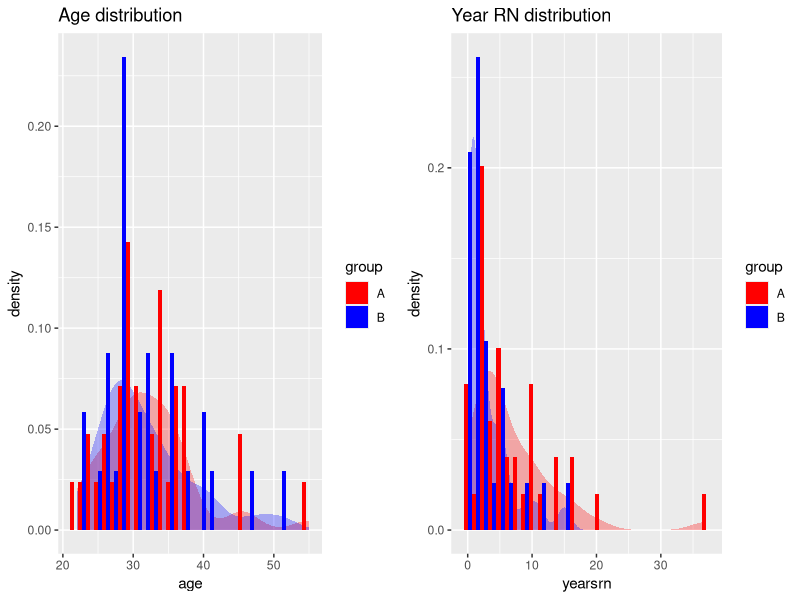
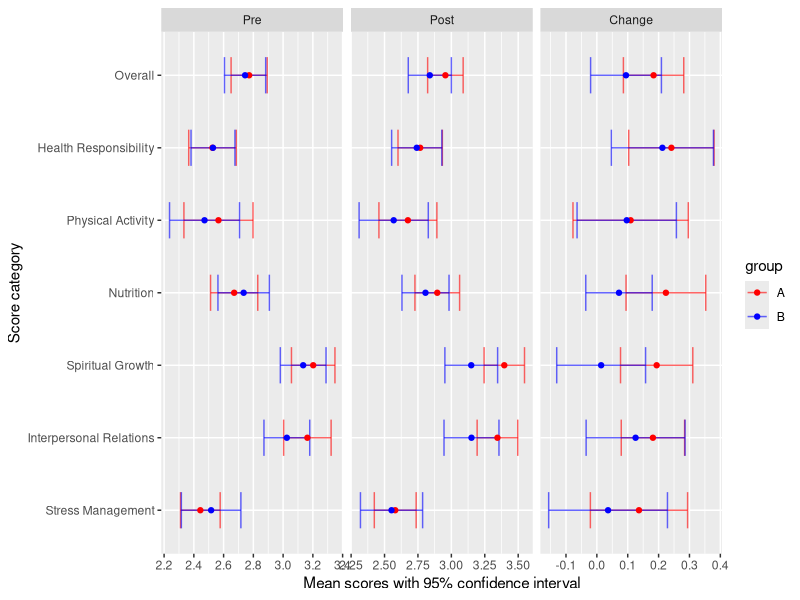

Recreate these plots in R, in order.
## ---- chunk 1
knitr::opts_chunk$set(comment=NA,
                      echo=FALSE, warning=FALSE, message=FALSE)
## ---- chunk 2
require(dplyr, quiet=T, warn=F)
require(tidyr)
require(xtable)
require(knitr)
require(ggplot2)
require(gridExtra)

sc <- read.csv('selfcare_processed.csv')
sc.a <- filter(sc, group=="A")
sc.b <- filter(sc, group=="B")
## ---- chunk 3
m.n <- matrix(c(nrow(sc),nrow(sc.a), nrow(sc.b)), 
            ncol=3, dimnames=list(c("n"), c("Total", "Group A", "Group B")))
m <- rbind(m.n, Female=c(sum(sc$gender=="Female",na.rm=T), sum(sc.a$gender=="Female", na.rm=T),
                     sum(sc.b$gender=="Female", na.rm=T)))
m <- rbind(m, Male=c(sum(sc$gender=="Male",na.rm=T), sum(sc.a$gender=="Male", na.rm=T),
                     sum(sc.b$gender=="Male", na.rm=T)))
m <- rbind(m, "Gender missing"=c(sum(is.na(sc$gender)), sum(is.na(sc.a$gender)),
                     sum(is.na(sc.b$gender))))
m <- rbind(m, White=c(sum(sc$race=="White",na.rm=T), sum(sc.a$race=="White", na.rm=T),
                     sum(sc.b$race=="White", na.rm=T)))
m <- rbind(m, Black=c(sum(sc$race=="Black",na.rm=T), sum(sc.a$race=="Black", na.rm=T),
                     sum(sc.b$race=="Black", na.rm=T)))
m <- rbind(m, Other=c(sum(sc$race=="Other",na.rm=T), sum(sc.a$race=="Other", na.rm=T),
                     sum(sc.b$race=="Other", na.rm=T)))
m <- rbind(m, "Race missing"=c(sum(is.na(sc$race)), sum(is.na(sc.a$race)),
                     sum(is.na(sc.b$race))))

m.tab1 <- kable(m.n)
m.tab2 <- kable(m[2:4,])
m.tab3 <- kable(m[5:8,])

m.tab1
## ---- chunk 4
m.tab2
## ---- chunk 5
m.tab3
## ---- chunk 6
g1 <- ggplot(data=sc, aes(x=age, fill=group))
g1 <- g1 + stat_density(alpha=.3, position = "identity")
g1 <- g1 + geom_histogram(aes(y=..density..),position="dodge")
g1 <- g1 + scale_fill_manual(values = c("red", "blue"))
g1 <- g1 + ggtitle("Age distribution")

g2 <- ggplot(data=sc, aes(x=yearsrn, fill=group))
g2 <- g2 + stat_density(alpha=.3, position = "identity")
g2 <- g2 + geom_histogram(aes(y=..density..),position="dodge")
g2 <- g2 + scale_fill_manual(values = c("red", "blue"))
g2 <- g2 + ggtitle("Year RN distribution")

grid.arrange(g1, g2, ncol=2)
## ---- chunk 7
sc.a.sum <- summary(sc.a$age)
sc.b.sum <- summary(sc.b$age)
sc.age.sum <- array(c(sc.a.sum[1], sc.b.sum[1],
                          sc.a.sum[3], sc.b.sum[3],
                          sc.a.sum[6], sc.b.sum[6],
                          sc.a.sum[4], sc.b.sum[4],
                          sd(sc.a$age, na.rm=T), sd(sc.b$age, na.rm=T),
                          sum(is.na(sc.a$age)), sum(is.na(sc.b$age))),
                        dim=c(2,6),
                        dimnames= list(Group=c("A", "B"), 
                                       Summary=c("Min", "Median", "Max", 
                                                 "Mean", "Std Dev", "Missing")))
kable(sc.age.sum)
## ---- chunk 8
sc.a.sum <- summary(sc.a$yearsrn)
sc.b.sum <- summary(sc.b$yearsrn)
sc.yearsrn.sum <- array(c(sc.a.sum[1], sc.b.sum[1],
                          sc.a.sum[3], sc.b.sum[3],
                          sc.a.sum[6], sc.b.sum[6],
                          sc.a.sum[4], sc.b.sum[4],
                          sd(sc.a$yearsrn, na.rm=T), sd(sc.b$yearsrn, na.rm=T),
                          sum(is.na(sc.a$yearsrn)), sum(is.na(sc.b$yearsrn))),
                        dim=c(2,6),
                        dimnames= list(Group=c("A", "B"), 
                                       Summary=c("Min", "Median", "Max", 
                                                 "Mean", "Std Dev", "Missing")))
kable(sc.yearsrn.sum)
## ---- chunk 9
sc.yearsrn.tt <- t.test(yearsrn~group, data=sc)
sc.yearsrn.tt
## ---- chunk 10
sc.age.tt <- t.test(age~group, data=sc)
sc.age.tt
## ---- chunk 11
sc.gender.ct <- table(sc$group, sc$gender)
# kable(sc.gender.ct)
sc.gender.ft <- fisher.test(sc.gender.ct)
sc.gender.ft
## ---- chunk 12
sc.race.ct <- table(sc$group, sc$race)
# kable(sc.race.ct)
sc.race.ft <- fisher.test(sc.race.ct)
sc.race.ft
## ---- chunk 13
ovr.yrn.lm <- lm(overall_delta~yearsrn, data=sc)
hr.yrn.lm <- lm(hr_delta~yearsrn, data=sc)
pa.yrn.lm <- lm(pa_delta~yearsrn, data=sc)
n.yrn.lm <- lm(n_delta~yearsrn, data=sc)
sg.yrn.lm <- lm(sg_delta~yearsrn, data=sc)
ir.yrn.lm <- lm(ir_delta~yearsrn, data=sc)
sm.yrn.lm <- lm(sm_delta~yearsrn, data=sc)

ovr.race.lm <- lm(overall_delta~race, data=sc)
hr.race.lm <- lm(hr_delta~race, data=sc)
pa.race.lm <- lm(pa_delta~race, data=sc)
n.race.lm <- lm(n_delta~race, data=sc)
sg.race.lm <- lm(sg_delta~race, data=sc)
ir.race.lm <- lm(ir_delta~race, data=sc)
sm.race.lm <- lm(sm_delta~race, data=sc)

m <- matrix(c(summary(ovr.yrn.lm)$coef[2,4], 
              anova(ovr.race.lm)$P[1]), 
            ncol=2, dimnames=list(c("Overall"), c("Years RN", "Race")))
m <- rbind(m, "Health Responsibility"=c(summary(hr.yrn.lm)$coef[2,4], 
              anova(hr.race.lm)$P[1]))
m <- rbind(m, "Physical Activity"=c(summary(pa.yrn.lm)$coef[2,4], 
              anova(pa.race.lm)$P[1]))
m <- rbind(m, "Nutrition"=c(summary(n.yrn.lm)$coef[2,4], 
              anova(n.race.lm)$P[1]))
m <- rbind(m, "Spiritual Growth"=c(summary(sg.yrn.lm)$coef[2,4], 
              anova(sg.race.lm)$P[1]))
m <- rbind(m, "Interpersonal Relations"=c(summary(ir.yrn.lm)$coef[2,4], 
              anova(ir.race.lm)$P[1]))
m <- rbind(m, "Stress Management"=c(summary(sm.yrn.lm)$coef[2,4], 
              anova(sm.race.lm)$P[1]))

kable(m)
## ---- chunk 14
sc.plot <- gather(sc, type_time, score, -(X:race)) %>%
    separate(type_time, into=c("type","time")) %>%
    group_by(group, type, time) %>%
    summarize(score_mean = mean(score), score_sd = sd(score), n=n())

sc.plot <- ungroup(sc.plot) %>%
    mutate(type.fac=factor(type, levels=levels(factor(type))[c(4,1,5,3,6,2,7)],
                       labels=c("Overall","Health Responsibility", 
                                "Physical Activity", "Nutrition",
                                "Spiritual Growth", "Interpersonal Relations",
                                "Stress Management")),
           time.fac=factor(time, levels=levels(factor(time))[c(3,2,1)],
                           labels= c("Pre", "Post", "Change")))

g <- ggplot(data=sc.plot, aes(x=score_mean, y=reorder(type.fac, 8-as.numeric(type.fac)), color=group))
g <- g + geom_errorbarh(aes(xmin=score_mean+score_sd*qt(.025, n-1)/sqrt(n),
                            xmax=score_mean+score_sd*qt(.975, n-1)/sqrt(n)),
                        height=.5, size=.5, alpha=.6)
g <- g + geom_point(shape=19)
g <- g + facet_grid(.~time.fac, scales="free_x")
g <- g + scale_color_manual(values=c("red", "blue"))
g <- g + xlab("Mean scores with 95% confidence interval")
g <- g + ylab("Score category")

g
## ---- chunk 15
t.test(overall_delta~group, data=sc, alt="g")
t.test(hr_delta~group, data=sc, alt="g")
t.test(pa_delta~group, data=sc, alt="g")
t.test(n_delta~group, data=sc, alt="g")
t.test(sg_delta~group, data=sc, alt="g")
t.test(ir_delta~group, data=sc, alt="g")
t.test(sm_delta~group, data=sc, alt="g")
